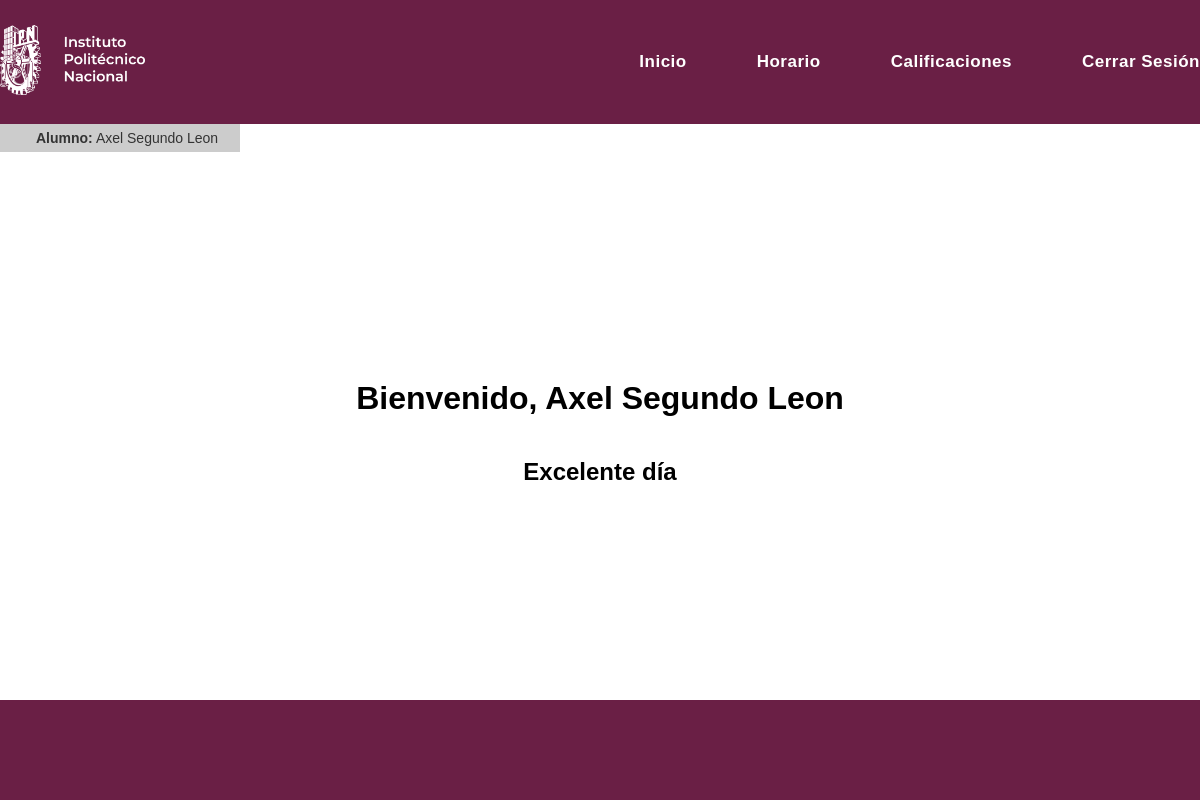
Screenshot of /alumnos/ (signed in) with the database file from the repository.
### main/models.py (models this page shows)
class Alumno(models.Model):
    id = models.CharField(primary_key=True, max_length=100)
    nombre = models.TextField()
    apellidoPat = models.TextField()
    apellidoMat = models.TextField()
    password = models.TextField()

### main/views.py (the view)
# urls.py: path('alumnos/', views.alumnos, name='alumnos'),
def alumnos(request):
    user_id = request.session.get('user_id')
    if user_id:
        alumnos = Alumno.objects.filter(id=user_id)
        alumno_vigente =Alumno.objects.get(id=user_id)
        return render(request, 'alumnos.html', {'alumnos': alumnos,
                      'alumno_vigente':alumno_vigente})
    else:
        return redirect('main')

### main/templates/alumnos.html (shortened to what this page needs)
{% extends 'nav_A.html' %}
{% block content %}
<div class="centered-content">
    <h1>Bienvenido, {{ alumno_vigente.nombre }} {{ alumno_vigente.apellidoPat }} {{alumno_vigente.apellidoMat}}</h1>
    <h2>Excelente día</h2>
</div>
{% endblock %}

### main/templates/nav_A.html (shortened to what this page needs)
<!DOCTYPE html>
<html lang="en">
<head>
    {% load static %}
    <link rel="stylesheet" href="{% static 'Styles/nav.css' %}">
</head>
<body>
    <header>
        <div class="container">
            <div class="logo">
                <img src="{% static 'IMG/LogoIPN.png' %}" alt="Instituto Politécnico Nacional">
            </div>
            <nav>
                <ul>
                    <li><a href="{% url 'alumnos' %}">Inicio</a></li>
                    <li><a href="{% url 'horario' %}">Horario</a></li>
                    <li><a href="">Calificaciones</a></li>
                    <li><a href="{% url 'cerrar_sesion' %}">Cerrar Sesión</a></li>
                </ul>
            </nav>
        </div>
    </header>
    <div class="info-row">
        {% if alumno_vigente %}
            <span><strong>Alumno:</strong> {{ alumno_vigente.nombre }} {{ alumno_vigente.apellidoPat }} {{ alumno_vigente.apellidoMat }}</span>
        {% else %}
            <span><strong>Alumno:</strong> No disponible</span>
        {% endif %}
    </div>
    <main>
        {% block content %}{% endblock %}
    </main>
    <footer>
    </footer>
</body>
</html>

### main/templates/static/Styles/nav.css (style rules this page uses)
body { margin: 0; font-family: Arial, sans-serif; }
header { background-color: #6a1f45; padding: 25px 0; color: white; }
.container { display: flex; align-items: center; justify-content: space-between; max-width: 1300px; margin: 0 auto; }
.logo img { max-height: 70px; }
nav ul { list-style: none; margin: 0; padding: 0; display: flex; }
nav ul li { margin-left: 70px; }
nav ul li a { text-decoration: none; color: white; font-size: 17px; font-family: 'Montserrat', sans-serif; letter-spacing: 0.5px; transition: color 0.3s; font-weight: 600; }
.info-row { background-color: #ccc; height: auto; display: flex; padding-top: 0.5%; padding-bottom: 0.5%; width: 20%; }
.info-row span { align-items: flex-start; padding-left: 15%; font-size: 14px; color: #333; font-family: 'Montserrat', sans-serif; font-weight: 500; }
footer { background-color: #6a1f45; padding: 25px 0; color: white; position: fixed; bottom: 0; width: 100%; height: 50px; }

### main/templates/alumnos.html (style rules this page uses)
.centered-content { display: flex; flex-direction: column; justify-content: center; align-items: center; height: 70vh; }

### rows the page displays
Alumno: nombre "Axel", apellidoPat "Segundo", apellidoMat "Leon"
